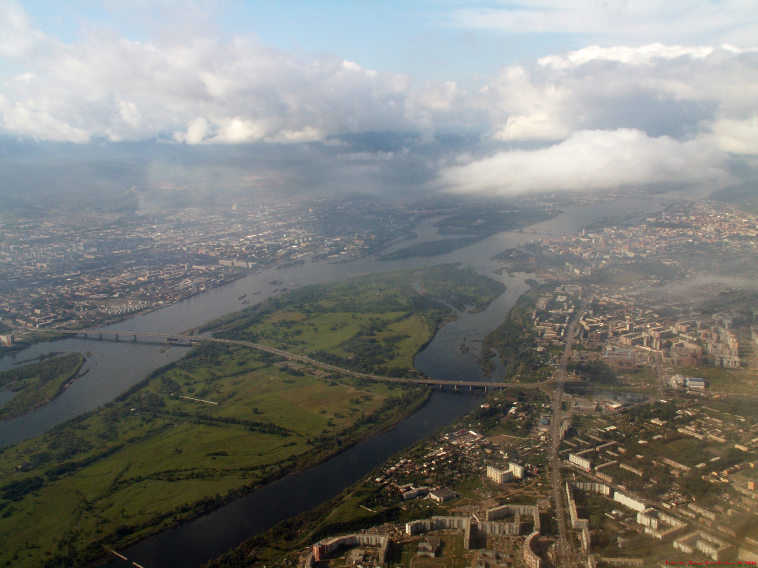
#> input picture images/Aerial%20view%20of%20Krasnoyarsk%201.jpg, 2272 x 1704 px (shown at 1/3 size); its folder holds only this picture in this run
$ jupyter execute generate_annotations.ipynb
#> lines starting #> are read from the running program, lines starting #| are printed output that depends on the picture
## Annotation automatique des images

Ce notebook permet de générer automatiquement des annotations pour chaque image du dossier `images/`. Il remplit deux objectifs principaux :

1. **Extraction des couleurs dominantes**
   - Chaque image est convertie en vecteurs RGB.
   - Un algorithme de clustering (`KMeans`) est utilisé pour identifier les couleurs dominantes.
   - Les couleurs sont codées en hexadécimal (ex: `#aabbcc`).

2. **Extraction des métadonnées EXIF**
   - Format de l’image, dimensions, mode colorimétrique.
   - Appareil photo utilisé, date de capture, ISO, exposition, focale.
   - Coordonnées GPS (si disponibles), converties en latitude / longitude.

Toutes ces informations sont combinées dans un fichier `annotations.json`, structuré par image. Ce fichier servira de base pour les étapes suivantes : analyse, visualisation, recommandation.

Le script ignore automatiquement les images :
- Trop volumineuses (> 50 Mo)
- Ne contenant pas de données exploitables
- Avec des erreurs de lecture ou d’EXIF

Ce traitement est entièrement automatisé.

[cell 1]
import os
import json
import cv2
import numpy as np
from PIL import Image, ExifTags
from sklearn.cluster import KMeans

IMAGE_FOLDER = "../images"
ANNOTATION_FILE = "JSON/annotations.json"

def convert_to_serializable(obj):
    try:
        return float(obj)
    except (TypeError, ValueError):
        return str(obj)

def safe_div(num, denom):
    try:
        return float(num) / float(denom) if denom != 0 else 0
    except:
        return 0

def get_exif_data(image):
    try:
        exif_data = image._getexif()
        if not exif_data:
            return {}
        return {
            ExifTags.TAGS.get(tag, tag): convert_to_serializable(value)
            for tag, value in exif_data.items()
        }
    except AttributeError:
        return {}

def get_gps_info(exif_data):
    if "GPSInfo" not in exif_data:
        return None
    gps_info = exif_data["GPSInfo"]
    if 2 not in gps_info or 4 not in gps_info:
        return None
    try:
        lat = [safe_div(x[0], x[1]) if isinstance(x, tuple) else float(x) for x in gps_info[2]]
        lon = [safe_div(x[0], x[1]) if isinstance(x, tuple) else float(x) for x in gps_info[4]]
        latitude = lat[0] + (lat[1] / 60.0) + (lat[2] / 3600.0)
        longitude = lon[0] + (lon[1] / 60.0) + (lon[2] / 3600.0)
        if gps_info.get(1) == 'S':
            latitude = -latitude
        if gps_info.get(3) == 'W':
            longitude = -longitude
        return {"latitude": latitude, "longitude": longitude}
    except Exception as e:
        print(f"Erreur GPS : {e}")
        return None

def get_dominant_colors(image_path, num_colors=3):
#> called with num_colors = 3
    img = cv2.imread(image_path)
#> img is the input picture: shape (1704, 2272, 3); mean B, G, R 121.4, 125.1, 124
    if img is None:
        return []
    img = cv2.cvtColor(img, cv2.COLOR_BGR2RGB)
    img = cv2.resize(img, (200, 200))
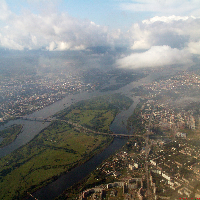
#> img: shape (200, 200, 3); mean R, G, B 123.9, 125.1, 121.3
    pixels = img.reshape(-1, 3)
    kmeans = KMeans(n_clusters=num_colors, random_state=42).fit(pixels)
    return ["#{:02x}{:02x}{:02x}".format(int(r), int(g), int(b)) for r, g, b in kmeans.cluster_centers_]

def get_image_metadata(image_path):
    with Image.open(image_path) as img:
        exif_data = get_exif_data(img)
        gps_info = get_gps_info(exif_data)
        return {
            "format": img.format,
            "size": img.size,
            "mode": img.mode,
            "device": exif_data.get("Make", "Unknown") + " " + exif_data.get("Model", "Unknown"),
            "capture_date": exif_data.get("DateTimeOriginal", "Unknown"),
            "iso": exif_data.get("ISOSpeedRatings", "Unknown"),
            "focal_length": exif_data.get("FocalLength", "Unknown"),
            "exposure_time": exif_data.get("ExposureTime", "Unknown"),
            "gps": gps_info if gps_info else "No GPS Data"
        }

def process_images():
    annotations = {}
    for filename in os.listdir(IMAGE_FOLDER):
        if not filename.lower().endswith((".jpg", ".jpeg", ".png")):
            continue

        full_path = os.path.join(IMAGE_FOLDER, filename)

        # Skip les très grosses images
        if os.path.getsize(full_path) > 50 * 1024 * 1024:
            print(f"Image trop lourde : {filename}, ignorée.")
            continue

        try:
            dominant_colors = get_dominant_colors(full_path)
#> dominant_colors = ['#7f8080', '#3f3c2e', '#cbd2d7']
            metadata = get_image_metadata(full_path)
#> in get_exif_data, `exif_data = image._getexif()`: exif_data = 45 items
#> metadata = 9 items
            annotations[filename] = {
                "dominant_colors": dominant_colors,
                "metadata": metadata
            }
        except Exception as e:
            print(f"Erreur sur {filename} : {e}")
            continue

    with open(ANNOTATION_FILE, "w", encoding="utf-8") as f:
        json.dump(annotations, f, indent=4, ensure_ascii=False)

# Exécute tout
process_images()


$ run again, on images/Pointe%20des%20Almadies%20-%20Senegal.jpg
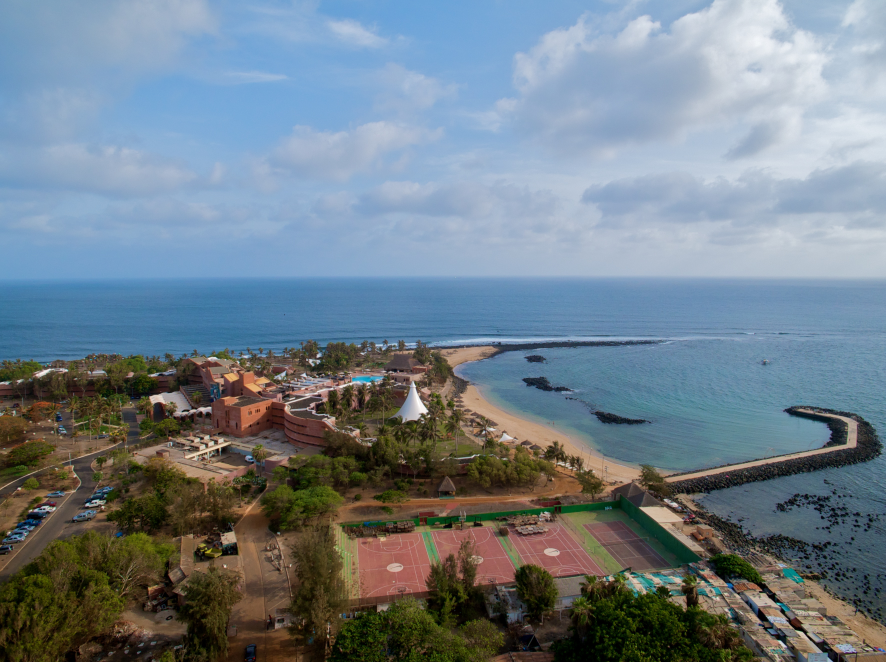
#> input picture images/Pointe%20des%20Almadies%20-%20Senegal.jpg, 3543 x 2648 px (shown at 1/4 size)
#> in get_dominant_colors, img is the input picture: shape (2648, 3543, 3); mean B, G, R 136.9, 126.9, 113.2
#> in get_dominant_colors, `img = cv2.resize(img, (200, 200))`:
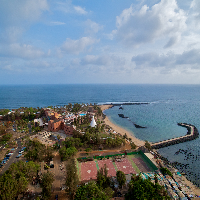
#> img: shape (200, 200, 3); mean R, G, B 113.1, 126.9, 136.9
#> dominant_colors = ['#99b2cd', '#38321e', '#697a88']
#> in get_exif_data, `exif_data = image._getexif()`: exif_data = 33 items

$ run again, on images/Sao%20Paulo%20Skyline%20in%20Brazil.jpg
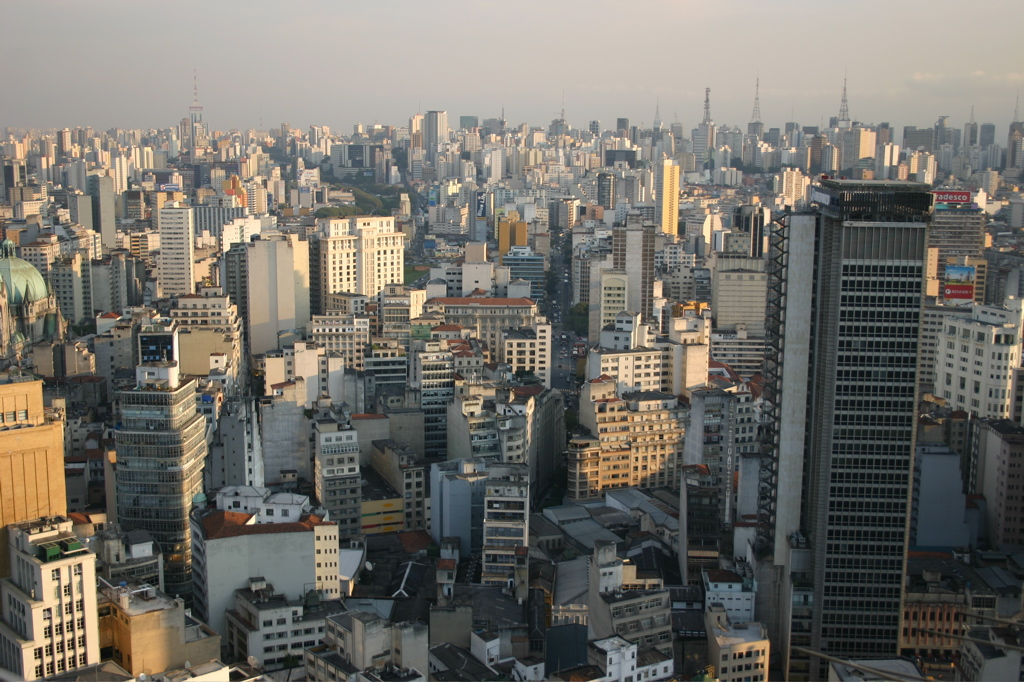
#> input picture images/Sao%20Paulo%20Skyline%20in%20Brazil.jpg, 1024 x 682 px
#> in get_dominant_colors, img is the input picture: shape (682, 1024, 3); mean B, G, R 104.5, 111.4, 114.1
#> in get_dominant_colors, `img = cv2.resize(img, (200, 200))`:
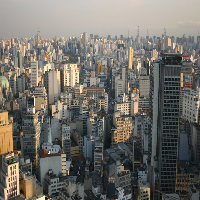
#> img: shape (200, 200, 3); mean R, G, B 113.8, 111, 104.2
#> dominant_colors = ['#c2b6a6', '#303434', '#72716b']
#> in get_exif_data, `exif_data = image._getexif()`: exif_data = 41 items
#> metadata = 9 items

$ run again, on images/Asmara2.jpg
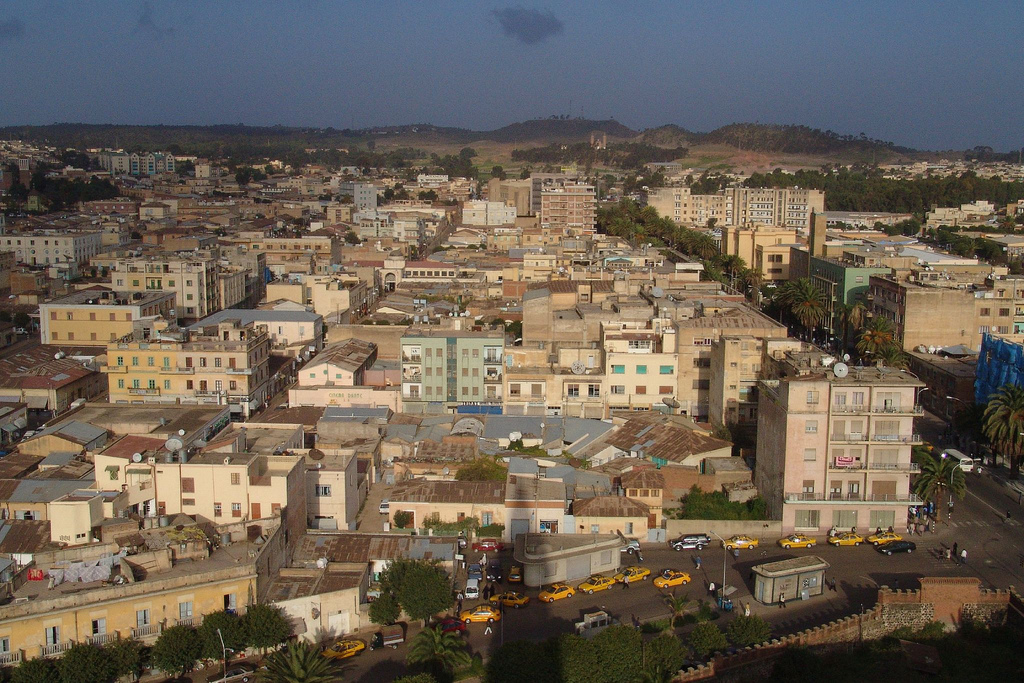
#> input picture images/Asmara2.jpg, 1024 x 683 px
#> in get_dominant_colors, img is the input picture: shape (683, 1024, 3); mean B, G, R 86.1, 97.6, 107.9
#> in get_dominant_colors, `img = cv2.resize(img, (200, 200))`:
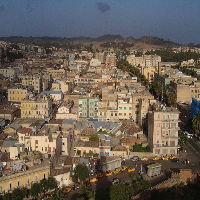
#> img: shape (200, 200, 3); mean R, G, B 107.8, 97.5, 86
#> dominant_colors = ['#baa180', '#3b3226', '#6b6766']
#> exif_data = 0 items
#> metadata = 9 items

$ run again, on images/Bahrain%20World%20trade%20Center%20.jpg
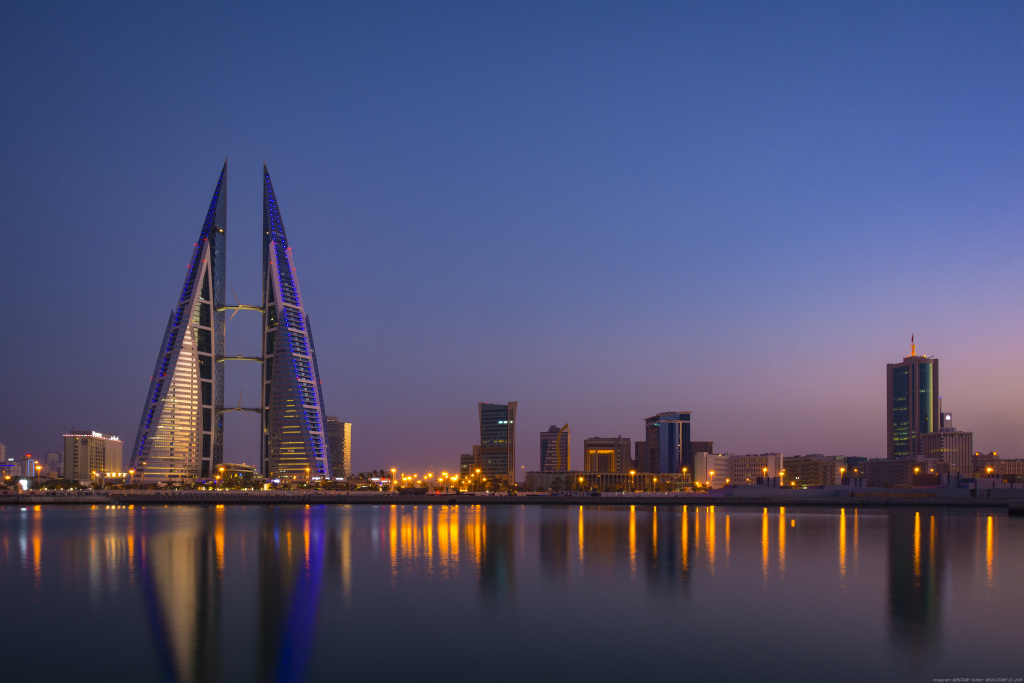
#> input picture images/Bahrain%20World%20trade%20Center%20.jpg, 2048 x 1365 px (shown at 1/2 size)
#> in get_dominant_colors, img is the input picture: shape (1365, 2048, 3); mean B, G, R 112.3, 79.5, 77.8
#> in get_dominant_colors, `img = cv2.resize(img, (200, 200))`:
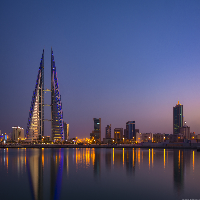
#> img: shape (200, 200, 3); mean R, G, B 77.5, 79.4, 112.3
#> dominant_colors = ['#8c7888', '#382f3a', '#485990']
#> exif_data = 0 items
#> metadata = 9 items
